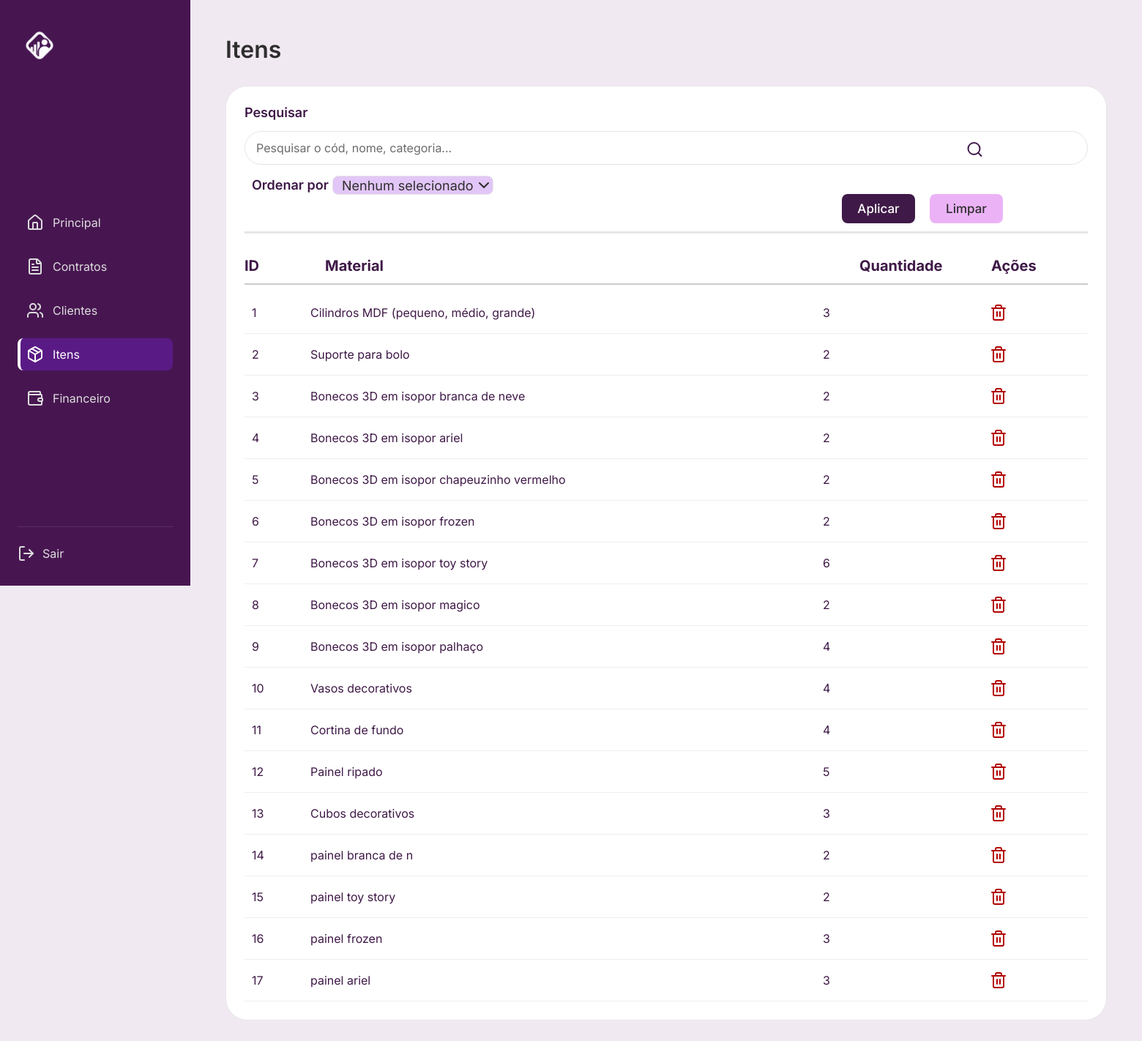
/itens/, run on an earlier commit of the app's database.
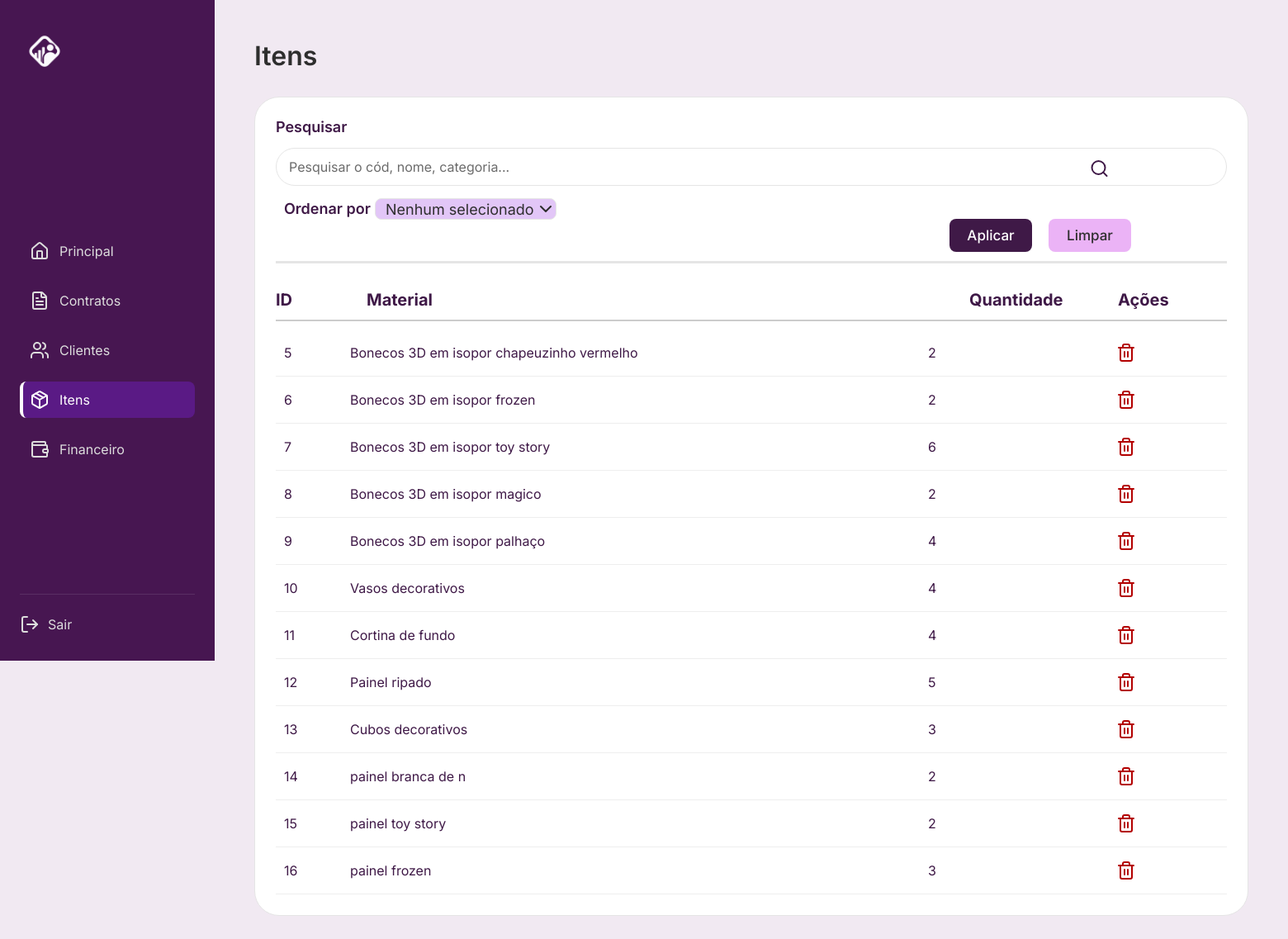
And on a later commit of the database.
### itens/models.py (models this page shows)
class Material(models.Model):
    id=models.BigAutoField(primary_key=True)
    item = models.CharField( max_length=199)
    quant = models.DecimalField(max_digits=10, decimal_places=0)
    class Meta:
        db_table = 'material'

### itens/views.py (the view)
# urls.py: path('', views.listar_itens, name='listar_itens'),
def listar_itens(request):
    termo = request.GET.get('pesquisar', '').strip()
    if termo:
        qs_text = Material.objects.filter(item__icontains=termo)
        qs_num = Material.objects.none()
        if termo.isdigit():
            num = int(termo)
            qs_num = Material.objects.filter(id=num) | Material.objects.filter(quant=num)
        materiais = (qs_text | qs_num).distinct()
    else:
        materiais = Material.objects.all()
    return render(request, 'itens/indexItem.html', {
        'materiais': materiais,
        'pesquisar': termo
    })

### itens/templates/itens/IndexItem.html (shortened to what this page needs)
<!DOCTYPE html>
<html lang="pt-br">
  <head>
    {% load static %}
    <link rel="stylesheet" href="{% static 'itens/styleItem.css' %}">
  </head>
  <body data-section="itens">
    <div class="container">
      <aside class="sidebar">
        <div class="logo">
          <img src="{% static 'itens/img/logobranca.png' %}">
        </div>
        <nav class="menu">
          <a href="{% url 'home' %}" class="menu-item" data-section="home">
            <i data-lucide="home"></i>
            <span>Principal</span>
          </a>
          <a href="{% url 'contratos' %}" class="menu-item" data-section="contratos">
            <i data-lucide="file-text"></i>
            <span>Contratos</span>
          </a>
          <a href="{% url 'lista_clientes' %}" class="menu-item" data-section="clientes">
            <i data-lucide="users"></i>
            <span>Clientes</span>
          </a>
          <a href="{% url 'listar_itens' %}" class="menu-item active" data-section="itens">
            <i data-lucide="package"></i>
            <span>Itens</span>
          </a>
          <a href="{% url 'painel_financeiro' %}" class="menu-item" data-section="financas">
            <i data-lucide="wallet"></i>
            <span>Financeiro</span>
          </a>
        </nav>
        <div class="logout">
          <a href="#">
            <i data-lucide="log-out"></i>
            <span>Sair</span>
          </a>
        </div>
      </aside>
      <main class="main-content">
        <div class="content-header">
          <h1>Itens</h1>
        </div>
        <form method="get" action="{% url 'listar_itens' %}" class="search-form">
          <div class="unified-container">
            <div class="textos-de-cima">
              <div class="Pesquisar">Pesquisar</div>
            </div>
            <div class="search-row">
              <div class="search-field">
                <input
                  type="text"
                  id="pesquisar"
                  placeholder="Pesquisar o cód, nome, categoria..."
                  value="{{ request.GET.pesquisar }}"
                  name="pesquisar"
                >
                <i class="search-icon" data-lucide="search"></i>
              </div>
            </div>
            <div class="search-row">
              <div class="action-button1">
                <button class="btn-primary" type="submit">Aplicar</button>
              </div>
              <div class="action-button2">
                <button class="btn-secondary" type="reset">Limpar</button>
              </div>
            </div>
            <div class="dropdown-fields">
              <div class="dropdown-field-word1">Ordenar por :</div>
              <div class="dropdown-field1">
                <button class="order-button" type="button">Nenhum selecionado</button>
                <i data-lucide="chevron-down"></i>
              </div>
            </div>
            <div class="linha-horizontal-cinza"></div>
            <div class="itens-container" id="itensContainer">
              <div class="item-header">
                  <div>ID</div>
                  <div>Material</div>
                  <div>Quantidade</div>
                  <div>Ações</div>
              </div>
                  {% for material in materiais %}
                  <div class="item-info">
                      <div class="col">{{ material.id }}</div>
                      <div class="col">{{ material.item }}</div>
                      <div class="col">{{ material.quant }}</div>
                      <div class="col acoes">
                          <button type="button" class="btn-delete"
                              onclick="abrirModal('{{ material.id }}', '{{ material.item }}')">
                              <i data-lucide="trash-2"></i>
                          </button>
                      </div>
                  </div>
                  {% endfor %}
            </div>
          </div>
        </form>
      </main>
    </div>
  </body>
</html>

### itens/static/itens/styleItem.css (style rules this page uses)
* { margin: 0; padding: 0; box-sizing: border-box; font-family: "Inter", sans-serif; }
:root { --cor-primaria: #471651; --back-color: #f1e9f2; --text-color: #3f1947; }
body { background-color: var(--back-color); color: var(--text-color); min-height: 100vh; }
.container { display: flex; min-height: 100vh; }
.sidebar { width: 260px; background-color: var(--cor-primaria); display: flex; flex-direction: column; justify-content: space-between; padding: 32px 24px; color: #fff; position: fixed; top: 0; left: 0; height: 100vh; min-height: 100vh; }
.logo img { width: 60px; margin-bottom: 32px; }
.menu { display: flex; flex-direction: column; gap: 16px; }
.menu-item { display: flex; align-items: center; gap: 12px; text-decoration: none; color: #ddd; padding: 10px 12px; border-radius: 8px; transition: all 0.2s; }
.menu-item.active { background-color: #5a1a85; color: #fff; border-left: 4px solid #fff; padding-left: 8px; }
.logout { border-top: 1px solid rgba(255, 255, 255, 0.1); padding-top: 24px; }
.logout a { color: #ddd; text-decoration: none; display: flex; align-items: center; gap: 10px; transition: color 0.2s; }
.main-content { flex: 1; padding: 48px; margin-left: 260px; width: calc(100% - 260px); }
.content-header h1 { color: #2e2e2e; font-size: 32px; font-weight: 600; margin-bottom: 30px; }
.unified-container { background-color: #ffffff; border-radius: 30px; border: 1px solid #e5e5e5; overflow: visible; padding: 25px; }
.search-row { display: flex; gap: 20px; margin-bottom: 35px; justify-content: center; }
.search-field { flex: 1; position: relative; display: inline-block; margin-top: 85px; margin-bottom: 5px; }
.search-field input { width: 100%; padding: 12px 40px 12px 15px; border: 1px solid #e5e5e5; border-radius: 30px; font-size: 16px; color: #2e2e2e; background-color: #ffffff; outline: none; display: block; }
.search-field input::placeholder { color: #6b6b6b; font-size: 16px; }
.dropdown-field1 { flex: 1; margin-top: -23px; width: 220px; margin-left: 120px; border: 1px solid #e5e5e5; border-radius: 8px; background-color: #e2c6f7; color: #2e2e2e; font-size: 18px; display: flex; align-items: center; justify-content: space-between; cursor: pointer; transition: box-shadow 0.18s, border-color 0.18s; position: relative; }
.dropdown-field-word1 { margin-top: -98px; margin-left: 10px; font-size: 18px; font-weight: 600; }
.action-button1 { display: flex; margin-left: 700px; gap: 15px; }
.action-button2 { display: flex; gap: 15px; }
.btn-primary { background-color: #3f1947; color: #ffffff; border: none; height: 40px; width: 100px; margin: 0; border-radius: 8px; font-size: 17px; font-weight: 500; cursor: pointer; transition: 0.3s; }
.btn-secondary { background-color: #ebb3f6; color: #2e2e2e; border: none; height: 40px; width: 100px; margin: 0; border-radius: 8px; font-size: 17px; font-weight: 500; cursor: pointer; transition: 0.3s; }
.item-info { display: grid; grid-template-columns: 1fr 2fr 1fr 0.5fr; padding: 12px 0; border-bottom: 1px solid #eee; }
.col.acoes { display: flex; justify-content: center; align-items: center; }
.btn-delete { color: #b30000; padding: 6px 10px; border-radius: 8px; display: flex; justify-content: center; align-items: center; transition: 0.2s; text-decoration: none; }
.linha-horizontal-cinza { width: 100%; height: 3px; background-color: #e5e5e5; margin-bottom: 20px; margin-top: 50px; }
.search-icon { position: absolute; margin-left: 985px; margin-top: -33px; width: 25px; cursor: pointer; }
.textos-de-cima .Pesquisar { margin-bottom: -70px; font-size: 18px; font-weight: 600; }
.dropdown-field1 .order-button { appearance: none; -webkit-appearance: none; background: transparent; border: none; padding: 0; margin-left: 12px; color: inherit; font: inherit; cursor: pointer; text-align: left; }
.header, .item-info { display: grid; grid-template-columns: 1fr 1fr 1fr; padding: 10px 0; }
.item-info { border-bottom: 1px solid #eee; }
.col { padding: 6px 10px; }
.item-header { display: grid; grid-template-columns: 1fr 2fr 1fr 0.5fr; font-weight: 700; font-size: 20px; color: #3f1947; padding: 12px 0; margin-bottom: 10px; border-bottom: 2px solid #ccc; gap: 30px; }
.item-header, .item-info { display: grid; grid-template-columns: 80px 700px 150px 200px; align-items: center; }
.btn-delete { background: none; border: none; padding: 0; cursor: pointer; }

What changed in the data, as far as the page shows it:
removed Material: id "1", item "Cilindros MDF (pequeno, médio, grande)", quant "3"
removed Material: id "2", item "Suporte para bolo", quant "2"
removed Material: id "3", item "Bonecos 3D em isopor branca de neve", quant "2"
removed Material: id "4", item "Bonecos 3D em isopor ariel", quant "2"
removed Material: id "17", item "painel ariel", quant "3"
